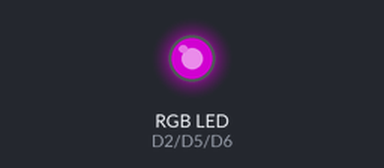
Simulated run of this sketch. Board: ESP8266 (NodeMCU). On the bench: an RGB LED mixed from three pins (HIGH = lit). Dim RGB values are drawn brighter than linear.

Above: at 0.05 s.
At 6.0 s:
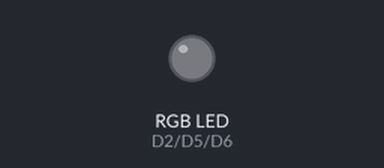
Timing chart, 0 to 7.8 s (numbered marks = the images above):
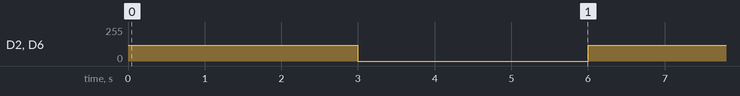

Measured:
- by itself, D2 (led_R), D6 (led_B): alternates 120/255 for 3.0 s and 0/255 for 3.0 s

The sketch:

Blink.ino
```cpp
int led_R = D2;
int led_G = D5;
int led_B = D6;
void setup() {
  pinMode(led_R, OUTPUT);
  pinMode(led_G, OUTPUT);
  pinMode(led_B, OUTPUT);
}

void loop() {
  custom_color(120, 0, 120);
  delay(3000);
  custom_color(0, 0, 0);
  delay(3000);
}

void custom_color(int R, int G, int B){
  analogWrite(led_R, R);
  analogWrite(led_G, G);
  analogWrite(led_B, B);
}
```
